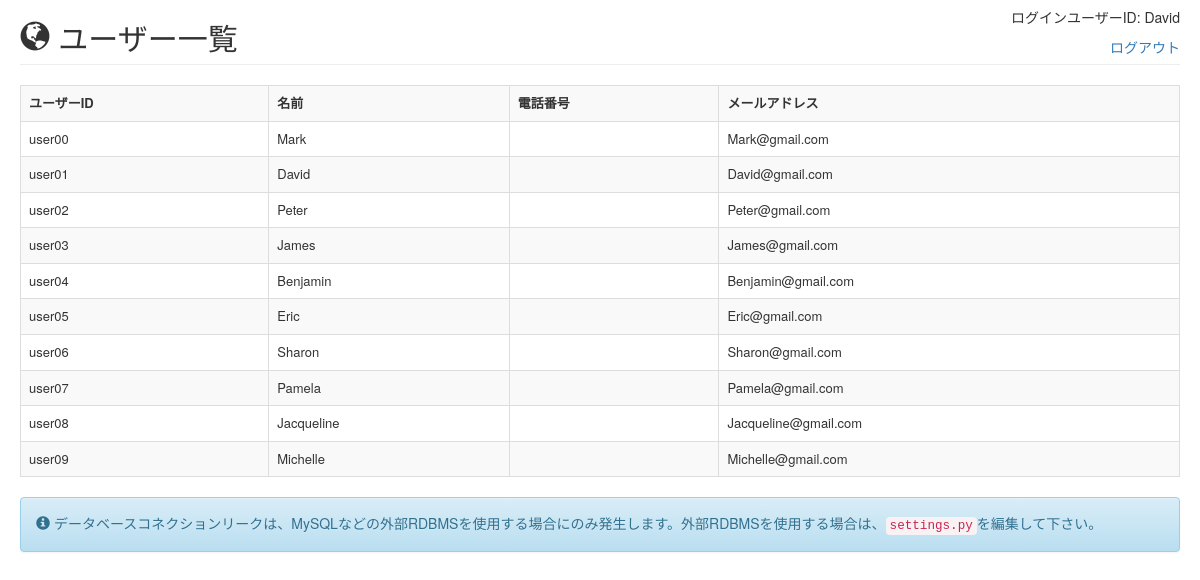
The app's page /dbconnectionleak/ (signed in) with its own data.
### easybuggy/models.py (models this page shows)
class User(models.Model):
    id = models.CharField(max_length=10, primary_key=True)
    name = models.CharField(max_length=30)
    password = models.CharField(max_length=30)
    secret = models.CharField(max_length=100)
    ispublic = models.CharField(max_length=5)
    phone = models.CharField(max_length=20, blank=True, null=True)
    mail = models.EmailField(max_length=100, blank=True, null=True)

### easybuggy/views.py (the view)
# urls.py: url(r'^dbconnectionleak/$', views.db_connection_leak, name='dbconnectionleak'),
def db_connection_leak(request):
    d = {
        'title': _('title.dbconnectionleak.page'),
        'note': _('msg.note.dbconnectionleak'),
    }
    c = connection.cursor()
    try:
        c.execute("SELECT id, name, phone, mail FROM easybuggy_user WHERE ispublic = 'true' ORDER BY id asc")
        d['users'] = c.fetchall()
    except Exception as e:
        logger.exception('Exception occurs: %s', e)
    finally:
        pass
    return render(request, 'dbconnectionleak.html', d)

### templates/dbconnectionleak.html
{% extends "base.html" %}
{% load i18n %}
{% block body %}
{% include "header.html" %}
<table class="table table-striped table-bordered table-hover" style="font-size: small;">
    <tr>
        <th>{% trans 'label.user.id' %}</th>
        <th>{% trans 'label.name' %}</th>
        <th>{% trans 'label.phone' %}</th>
        <th>{% trans 'label.mail' %}</th>
    </tr>
    {% for user in users %}
    <tr>
        <td>{{ user.0 }}</td>
        <td>{{ user.1 }}</td>
        <td>{{ user.2|default_if_none:'' }}</td>
        <td>{{ user.3|default_if_none:'' }}</td>
    </tr>
    {% endfor %}
</table>
{% include "messages.html" %}
{% endblock %}

### templates/header.html (shortened to what this page needs)
{% load i18n %}
<table style="width: 100%;">
    <tr>
        <td><h2><span class="glyphicon glyphicon-globe"></span> <span>{{ title }}</span></h2></td>
        {% if request.session.username %}
        <td align="right">
            <p>{% trans 'label.login.user.id' %}: {{ request.session.username }}</p>
            <a href="/logout">{% trans 'label.logout' %}</a>
        </td>
        {% endif %}
    </tr>
</table>
<hr style="margin-top: 0px"/>

### records on screen
User: session.username "David", id "user01", name "David", mail "David@gmail.com"
User: id "user00", name "Mark", mail "Mark@gmail.com"
User: id "user02", name "Peter", mail "Peter@gmail.com"
User: id "user03", name "James", mail "James@gmail.com"
User: id "user04", name "Benjamin", mail "Benjamin@gmail.com"
User: id "user05", name "Eric", mail "Eric@gmail.com"
User: id "user06", name "Sharon", mail "Sharon@gmail.com"
User: id "user07", name "Pamela", mail "Pamela@gmail.com"
User: id "user08", name "Jacqueline", mail "Jacqueline@gmail.com"
User: id "user09", name "Michelle", mail "Michelle@gmail.com"

### other values on screen
{{ title }} "ユーザー一覧"
{{ note }} "データベースコネクションリークは、MySQLなどの外部RDBMSを使用する場合にのみ発生します。外部RDBMSを使用する場合は、 settings.py を編集して下さい。"
